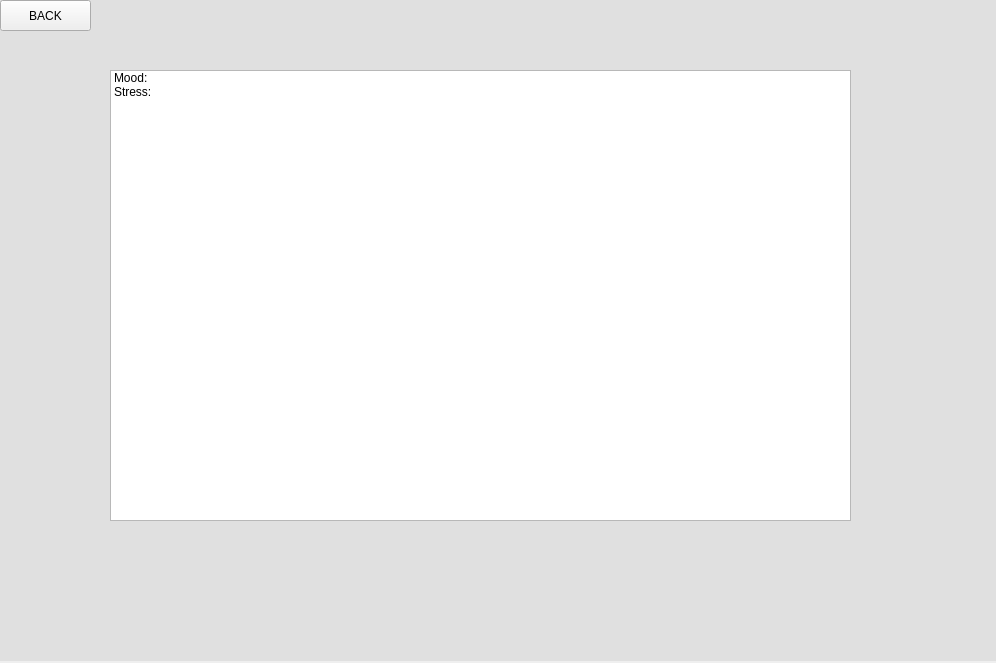
<?xml version="1.0" encoding="UTF-8"?>
<ui version="4.0">
 <class>Form</class>
 <widget class="QWidget" name="Form">
  <property name="geometry">
   <rect>
    <x>0</x>
    <y>0</y>
    <width>996</width>
    <height>663</height>
   </rect>
  </property>
  <property name="windowTitle">
   <string>Form</string>
  </property>
  <widget class="QWidget" name="widget" native="true">
   <property name="geometry">
    <rect>
     <x>0</x>
     <y>0</y>
     <width>1001</width>
     <height>661</height>
    </rect>
   </property>
   <property name="styleSheet">
    <string notr="true">background-color: #e0e0e0;</string>
   </property>
  </widget>
  <widget class="QListWidget" name="listWidget">
   <property name="geometry">
    <rect>
     <x>110</x>
     <y>70</y>
     <width>741</width>
     <height>451</height>
    </rect>
   </property>
   <item>
    <property name="text">
     <string>Mood:</string>
    </property>
   </item>
   <item>
    <property name="text">
     <string>Stress:</string>
    </property>
   </item>
  </widget>
  <widget class="QPushButton" name="pushButton">
   <property name="geometry">
    <rect>
     <x>0</x>
     <y>0</y>
     <width>91</width>
     <height>31</height>
    </rect>
   </property>
   <property name="text">
    <string>BACK</string>
   </property>
  </widget>
 </widget>
 <resources/>
 <connections/>
</ui>
